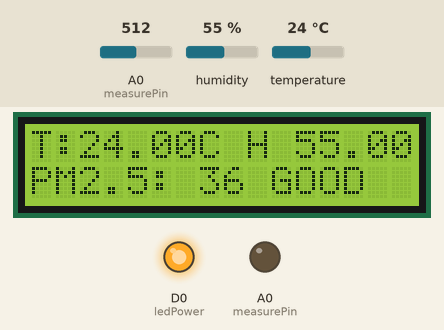
A sketch run on a simulated ESP8266 (NodeMCU). Parts: 16×2 character LCD, output pins drawn as LEDs (lit = HIGH). The test bench sets the inputs (shaded band); at power-on: A0 (measurePin) = 512, humidity 55 %, temperature 24 °C. WiFi joins after 1.5 s; servers stay silent unless stated; no MQTT or app messages arrive unless stated; what the sketch prints to the serial monitor is not drawn.

Above: at 0.2 s.
At 16.8 s:
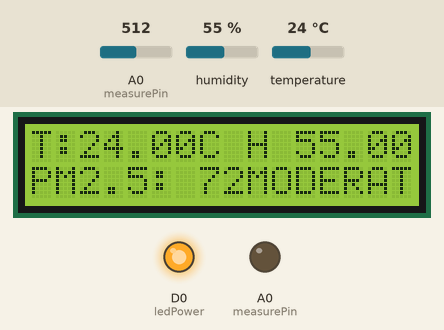
At 46.9 s:
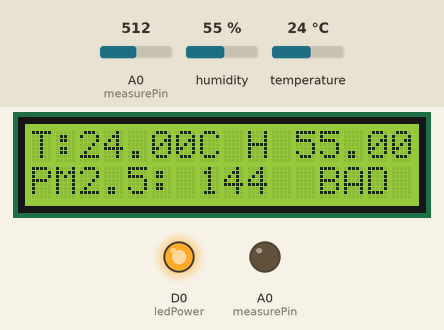
At 122.2 s:
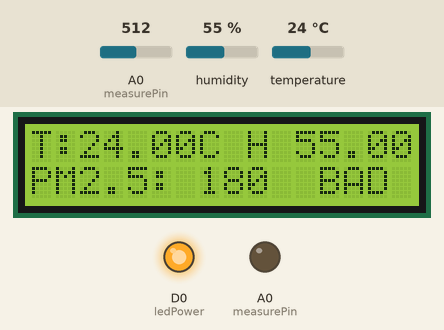
Timing chart, 0 to 123.7 s (numbered marks = the images above):
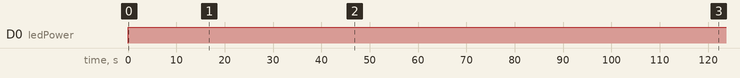

Measured:
- by itself, D0 (ledPower): LOW → HIGH at 0.08 s
- what the display in image 1 shows lasts 15.0 s, from 16.7 s to 31.7 s

The sketch:

Code003.ino
```cpp
//This is the combined code of DHT sensor & Sharp dust sensor and values will be displayed on LCD screen
//Data can be seen live on Dashboard

#include <Adafruit_Sensor.h>
#include <ESP8266WiFi.h>          //https://github.com/esp8266/Arduino
#include <PubSubClient.h>
#include<Wire.h>

//needed for library
#include <DNSServer.h>
#include <ESP8266WebServer.h>
#include <WiFiManager.h>          //https://github.com/tzapu/WiFiManager
#include "DHT.h"
#include <LiquidCrystal_I2C.h>

//DHT Section setup
#define DHTPIN D6
#define DHTTYPE DHT22
DHT dht(DHTPIN, DHTTYPE);
float h, t;
//#define WLAN_SSID  "//*your ssid here" // Please type your Wifi SSID name
//#define WLAN_PASS  "//password here" // Please type your Wifi password
#define BROKER_IP  "13.71.3.239" // The IP of the machine where the broker is running
#define BROKER_PORT 1883
#define CLIENT_NAME "Air"
WiFiClient wifiClient;
PubSubClient mqttClient(BROKER_IP, BROKER_PORT, wifiClient);

//LCD
LiquidCrystal_I2C lcd(0x3F, 16, 2); // check the lcd i2c number
//LiquidCrystal_I2C lcd(0x27, 16, 2);

//Sharp Dust Sensor
int measurePin = A0;
int ledPower = D0;
int samplingTime = 280;
int deltaTime = 40;
int sleepTime = 9680;
float voMeasured = 0;
float calcVoltage = 0;
float dustDensity = 0;
const int numReadings = 5;
int readings[numReadings];      // the readings from the analog input
int readIndex = 0;              // the index of the current reading
int total = 0;                  // the running total
int average = 0;


void setup() {
  // put your setup code here, to run once:
  Serial.begin(115200);

  dht.begin();
  lcd.init();   // initializing the LCD
  lcd.backlight();
  lcd.setCursor(0, 0);
  lcd.print("Setting Up");
  lcd.clear();
  pinMode(ledPower, OUTPUT);
  pinMode(measurePin, OUTPUT);
  for (int thisReading = 0; thisReading < numReadings; thisReading++) {
    readings[thisReading] = 0;
  }
}

void loop() {
  // put your main code here, to run repeatedly:
  dustdata();
  temp();
  showonlcd();
  senddata();
  delay(15000);
  lcd.clear();
}

//Functions written now on

void temp() {
  h = dht.readHumidity();
  t = dht.readTemperature();
  Serial.print("Humidity: ");
  Serial.print(h);
  Serial.print(" %\t");
  Serial.print("Temperature: ");
  Serial.print(t);
  Serial.print(" *C ");
  Serial.println();
  if (isnan(h) || isnan(t) ) {
    Serial.println("Failed to read from DHT sensor!");
    return;
  }
}

void dustdata() {


  digitalWrite(ledPower, LOW); // power on the LED
  delayMicroseconds(samplingTime);

  voMeasured = analogRead(measurePin); // read the dust value

  delayMicroseconds(deltaTime);
  digitalWrite(ledPower, HIGH); // turn the LED off
  delayMicroseconds(sleepTime);

  // 0 - 5.0V mapped to 0 - 1023 integer values
  calcVoltage = voMeasured * (3.3 / 1024);

  // linear eqaution taken from http://www.howmuchsnow.com/arduino/airquality/
  // Chris Nafis (c) 2012
  dustDensity = (0.17 * calcVoltage - 0.1) * 1000;

  Serial.print("Raw Signal Value (0-1023): ");
  Serial.print(voMeasured);

  Serial.print(" - Voltage: ");
  Serial.print(calcVoltage);

  Serial.print(" - Dust Density: ");
  Serial.println(dustDensity);


  total = total - readings[readIndex];
  // read from the sensor:
  //readings[readIndex] = analogRead(inputPin);
  readings[readIndex] = dustDensity;
  // add the reading to the total:
  total = total + readings[readIndex];
  // advance to the next position in the array:
  readIndex = readIndex + 1;

  // if we're at the end of the array...
  if (readIndex >= numReadings) {
    // ...wrap around to the beginning:
    readIndex = 0;
  }

  // calculate the average:
  average = total / numReadings;
  // send it to the computer as ASCII digits

  if (average < 0) {
    average = -0.833 * average ;
    Serial.println(average);
  }
  else {
    Serial.println(average);
  }
}

void senddata() {
  if (!mqttClient.connected())
  {
    connectToWiFi();
    connectToBroker();
  }
  mqttClient.loop();
  publishFloatValue(t, "RB/AQM/Breathe/001/Temp");
  publishFloatValue(h, "RB/AQM/Breathe/002/Hum");
  publishFloatValue(average, "RB/AQM/Breathe/003/Dust");
}

void connectToWiFi(){
  WiFiManager wifiManager;
  wifiManager.setTimeout(60);

  if (!wifiManager.autoConnect("SetupWifionAQM")) {
    Serial.println("failed to connect and hit timeout");
    delay(3000);
    //reset and try again, or maybe put it to deep sleep
    ESP.reset();
    delay(5000);
  }
  //if you get here you have connected to the WiFi
  Serial.println("connected...yeey :)");
}
void connectToBroker() {

  Serial.println("Connecting to broker");
  while (!mqttClient.connect(CLIENT_NAME))
  {
    Serial.print(".");
    delay(500);
  }
  Serial.println("Connected to broker!");
}

char msg[50];
void publishFloatValue(float value, char* topic)
{
  if (isnan(value))
  {
    Serial.println("Invalid value!");
    return;
  }

  Serial.println("Publishing a new value");
  ftoa(msg, value);
  Serial.println(msg);
  mqttClient.publish(topic, msg);
}

char *ftoa(char *buffer, float f)
{
  char *returnString = buffer;
  long integerPart = (long)f;
  itoa(integerPart, buffer, 10);
  while (*buffer != '\0') buffer++;
  *buffer++ = '.';
  long decimalPart = abs((long)((f - integerPart) * 100));
  itoa(decimalPart, buffer, 10);
  return returnString;
}

void showonlcd() {
  lcd.setCursor(0, 0);
  lcd.print("T:");
  lcd.print(t);
  lcd.print("C H ");
  lcd.print(h);
  lcd.setCursor(0, 1);
  lcd.print("PM2.5: ");
  lcd.print(average);

  if (average > 1 && average  <= 50) {
    lcd.print (" GOOD ");
  }
  else if (average >= 51 && average <=100) {
    lcd.print ("MODERATE");
  }
    else if (average >101){
      lcd.print("  BAD  ");
  }
}
```
